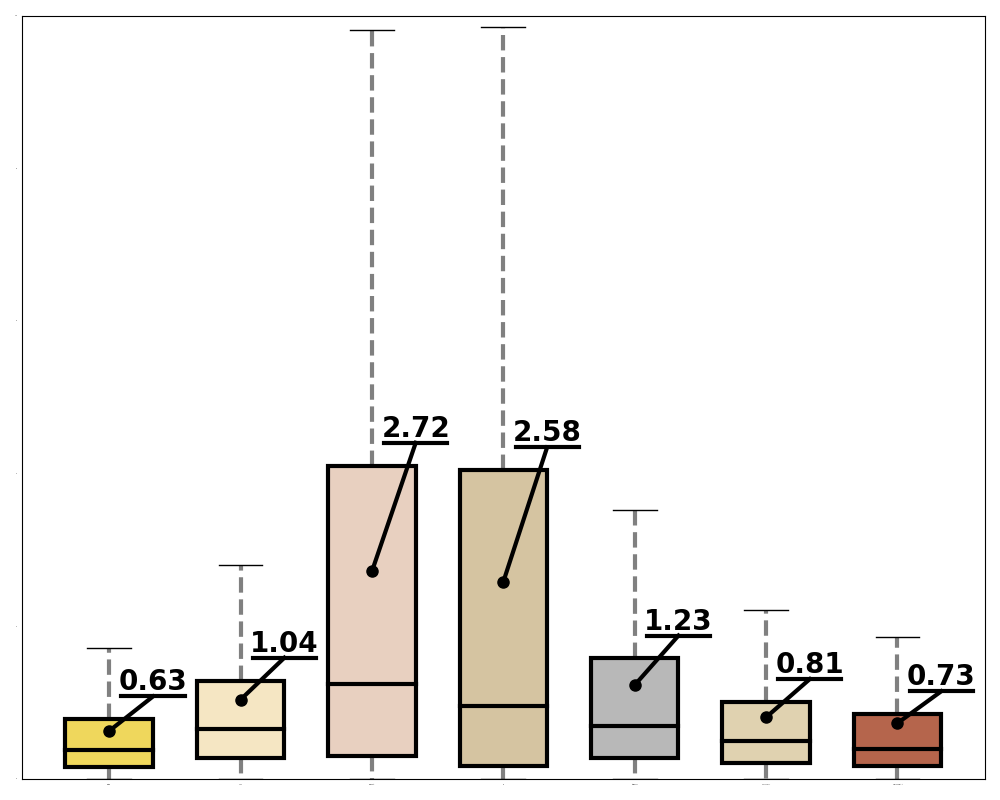

Source code (Python):
import os 
import matplotlib.pyplot as plt
import numpy as np
from pathlib import Path

script_dir = os.path.dirname(os.path.abspath(__file__))
data_dir = f'{Path(script_dir).parent}/data'
results_dict = np.load(f'{data_dir}/FMAE_fig3a_cell_capacity.npy', allow_pickle=True).item()

print(results_dict)

vit_pretrained_ae_from_dict = np.concatenate(results_dict['Cell']['FMAE']['AE_list'])
LSTM_ae_from_dict = np.concatenate(results_dict['Cell']['LSTM']['AE_list'])
RF_ae_from_dict = np.concatenate(results_dict['Cell']['RF']['AE_list'])
XGBoost_ae_from_dict = np.concatenate(results_dict['Cell']['XGBoost']['AE_list'])
patchtst_ae_from_dict = np.concatenate(results_dict['Cell']['PatchTST']['AE_list'])
itransformer_ae_from_dict = np.concatenate(results_dict['Cell']['iTransformer']['AE_list'])
timemixer_ae_from_dict = np.concatenate(results_dict['Cell']['TimeMixer++']['AE_list'])

# withour numbers
fig, ax = plt.subplots(figsize = (10,8))

visualize_orders = ['FMAE', 'LSTM', 'XGBoost', 'RF', 'PatchTST', 'iTransformer', 'TimeMixer++']
data = [list(np.concatenate(results_dict['Cell'][order]['AE_list'])) for order in visualize_orders]
colors = [results_dict['Cell'][order]['color'] for order in visualize_orders]
positions = [(len(data)-1)/(len(data)+1) *(i+1)  for i in range(0, len(data))]
# box plot
boxplot = plt.boxplot(
    data,
    positions = positions,
    patch_artist=True,  
    showfliers=False,   
    labels=visualize_orders,   
    widths = 0.5,
    medianprops=dict(
        color='black',        
        linewidth=3           
    )
)

ae_means = [np.mean(val) for val in data]
box_upper_bounds = [np.percentile(ae, 75) for ae in data]

# draw mean point
for i in range(len(ae_means)):
    ax.plot(positions[i], ae_means[i], 'black', markersize=8, marker='o',zorder=5)  #
    ax.text(positions[i]+0.25, box_upper_bounds[i]+0.3 , f'{ae_means[i]:.2f}',
            ha='center', va='bottom', fontsize=20, 
            color='black', fontweight='bold')
    ax.plot([positions[i], positions[i]+0.25], [ae_means[i], box_upper_bounds[i]+0.3],color='black', linestyle='-', linewidth=3,zorder=5) # mean to text
    ax.plot([positions[i]+0.07, positions[i]+0.43], [box_upper_bounds[i]+0.3, box_upper_bounds[i]+0.3],color='black', linestyle='-', linewidth=3,zorder=5) # hline
    
# fill color for boxes
for box, color in zip(boxplot["boxes"], colors):
    box.set_facecolor(color)
    box.set_edgecolor("black")
    box.set_linewidth(3)
 
plt.setp(boxplot["whiskers"], color="gray", linestyle="--", linewidth = 3)
plt.tick_params(axis='x', which='major', length = 0, labelsize=0)
plt.tick_params(axis='y', which='major', length = 0, labelsize=0)  
plt.ylim(bottom= 0, top = 10)
plt.tight_layout()
plt.savefig(os.path.join(script_dir, f'FMAE_fig3a_cell_capacity.png'))
plt.close()

# with numbers
fig, ax = plt.subplots(figsize = (10,8))

visualize_orders = ['FMAE', 'LSTM', 'XGBoost', 'RF', 'PatchTST', 'iTransformer', 'TimeMixer++']
data = [list(np.concatenate(results_dict['Cell'][order]['AE_list'])) for order in visualize_orders]
colors = [results_dict['Cell'][order]['color'] for order in visualize_orders]
positions = [(len(data)-1)/(len(data)+1) *(i+1)  for i in range(0, len(data))]
# box plot
boxplot = plt.boxplot(
    data,
    positions = positions,
    patch_artist=True,  
    showfliers=False,   
    labels=visualize_orders,   
    widths = 0.5,
    medianprops=dict(
        color='black',        
        linewidth=3           
    )
)

ae_means = [np.mean(val) for val in data]
box_upper_bounds = [np.percentile(ae, 75) for ae in data]

# draw mean point
for i in range(len(ae_means)):
    ax.plot(positions[i], ae_means[i], 'black', markersize=8, marker='o',zorder=5)  #
    ax.text(positions[i]+0.25, box_upper_bounds[i]+0.3 , f'{ae_means[i]:.2f}',
            ha='center', va='bottom', fontsize=20, 
            color='black', fontweight='bold')
    ax.plot([positions[i], positions[i]+0.25], [ae_means[i], box_upper_bounds[i]+0.3],color='black', linestyle='-', linewidth=3,zorder=5) # mean to text
    ax.plot([positions[i]+0.07, positions[i]+0.43], [box_upper_bounds[i]+0.3, box_upper_bounds[i]+0.3],color='black', linestyle='-', linewidth=3,zorder=5) # hline
    
# fill color for boxes
for box, color in zip(boxplot["boxes"], colors):
    box.set_facecolor(color)
    box.set_edgecolor("black")
    box.set_linewidth(3)
 
plt.setp(boxplot["whiskers"], color="gray", linestyle="--", linewidth = 3)
plt.tick_params(axis='x', which='major', labelsize=13)
plt.tick_params(axis='y', which='major', labelsize=20)  
plt.ylim(bottom= 0, top = 10)
ax.set_ylabel('Absolute error (%)', fontsize=20)
plt.tight_layout()
plt.savefig(os.path.join(script_dir, f'FMAE_fig3a_cell_capacity_w_numbers.png'))
plt.close()
